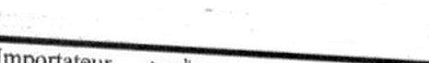
#> input picture back_EMP/ocr_debug_crops/20260515_164849/header_cell_exportateur_nom.png, 429 x 63 px
$ python -i register_service.py   (imports and definitions only)
#> lines starting #> are read from the running program, lines starting #| are printed output that depends on the picture; after the words box and inside, x2 and y2 are one past the last pixel; in counts of white or black regions, pixels touching at a corner belong together
"""Document registration stage for template-aligned OCR."""

from __future__ import annotations

import cv2
import numpy as np


def _order_points(pts: np.ndarray) -> np.ndarray:
    rect = np.zeros((4, 2), dtype="float32")
    s = pts.sum(axis=1)
    rect[0] = pts[np.argmin(s)]  # top-left
    rect[2] = pts[np.argmax(s)]  # bottom-right
    diff = np.diff(pts, axis=1)
    rect[1] = pts[np.argmin(diff)]  # top-right
    rect[3] = pts[np.argmax(diff)]  # bottom-left
    return rect


def _find_document_quad(img: np.ndarray) -> np.ndarray | None:
    gray = cv2.cvtColor(img, cv2.COLOR_BGR2GRAY)
    blur = cv2.GaussianBlur(gray, (5, 5), 0)
    edges = cv2.Canny(blur, 60, 180)
    kernel = cv2.getStructuringElement(cv2.MORPH_RECT, (5, 5))
    edges = cv2.dilate(edges, kernel, iterations=1)

    contours, _ = cv2.findContours(edges, cv2.RETR_EXTERNAL, cv2.CHAIN_APPROX_SIMPLE)
    if not contours:
        return None

    h, w = img.shape[:2]
    min_area = 0.35 * h * w
    best = None
    best_area = 0

    for contour in contours:
        peri = cv2.arcLength(contour, True)
        approx = cv2.approxPolyDP(contour, 0.02 * peri, True)
        area = cv2.contourArea(contour)
        if area < min_area:
            continue

        if len(approx) == 4 and area > best_area:
            best_area = area
            best = approx.reshape(4, 2)

    if best is None:
        return None

    return _order_points(best.astype("float32"))


def register_page(img: np.ndarray) -> tuple[np.ndarray, dict]:
    """Project page to a stable rectangle when a page quad is found.

    Returns:
        aligned_img: page image (warped if registration succeeded, original otherwise)
        metadata: registration info for observability
    """
    if img is None or (hasattr(img, "size") and img.size == 0):
        return img, {"registered": False, "reason": "empty_image"}

    h, w = img.shape[:2]
    image_area = float(h * w) if h and w else 0.0

    quad = _find_document_quad(img)
    if quad is None:
        return img, {"registered": False, "reason": "quad_not_found", "geometry_confidence": 0.25}

    (tl, tr, br, bl) = quad
    width_a = np.linalg.norm(br - bl)
    width_b = np.linalg.norm(tr - tl)
    max_width = int(max(width_a, width_b))

    height_a = np.linalg.norm(tr - br)
    height_b = np.linalg.norm(tl - bl)
    max_height = int(max(height_a, height_b))

    if max_width < 100 or max_height < 100:
        return img, {"registered": False, "reason": "invalid_warp_size", "geometry_confidence": 0.2}

    destination = np.array(
        [[0, 0], [max_width - 1, 0], [max_width - 1, max_height - 1], [0, max_height - 1]],
        dtype="float32",
    )
    matrix = cv2.getPerspectiveTransform(quad, destination)
    warped = cv2.warpPerspective(
        img,
        matrix,
        (max_width, max_height),
        flags=cv2.INTER_CUBIC,
        borderMode=cv2.BORDER_REPLICATE,
    )

    quad_area = float(cv2.contourArea(quad.astype(np.float32)))
    area_ratio = (quad_area / image_area) if image_area else 0.0
    geometry_confidence = max(0.0, min(1.0, 0.35 + (0.65 * min(1.0, area_ratio))))

    return warped, {
        "registered": True,
        "quad": quad.tolist(),
        "output_size": {"width": int(max_width), "height": int(max_height)},
        "area_ratio": round(area_ratio, 4),
        "geometry_confidence": round(geometry_confidence, 4),
    }

>>> import cv2
>>> picture = cv2.imread('../../../ocr_debug_crops/20260515_164849/header_cell_exportateur_nom.png')
#> picture is the input picture: shape (63, 429, 3); min 0, max 255, mean 228.4
>>> result = register_page(picture)
#> in _find_document_quad, `blur = cv2.GaussianBlur(gray, (5, 5), 0)`:
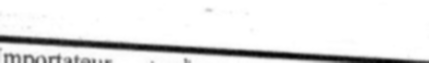
#> blur: shape (63, 429); min 3, max 255, mean 228.4
#> in _find_document_quad, `edges = cv2.Canny(blur, 60, 180)`:
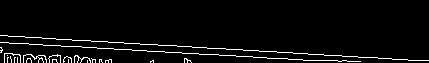
#> edges: shape (63, 429); 4.1% white in thin lines or dots, all inside (x1, y1, x2, y2) = (0, 35, 429, 63)
#> in _find_document_quad, `edges = cv2.dilate(edges, kernel, iterations=1)`:
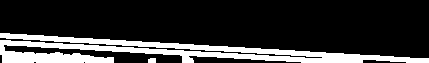
#> edges: shape (63, 429); 19.5% white; 2 white regions
#> in _find_document_quad, `contours, _ = cv2.findContours(edges, cv2.RETR_EXTERNAL, cv2.CHAIN_APP..`: contours = 2 contours; box (x1, y1, x2, y2) and area: (0, 33, 429, 63) 4354, (148, 58, 156, 63) 26
#> the loop in _find_document_quad, `for contour in contours:` made 2 passes
#> (peri, area) on pass 1: (21.41, 26.5)
#> (peri, approx, area) on pass 2: (1829.7, [[0, 33], [428, 62]], 4354)
#> after the loop in _find_document_quad, `for contour in contours:`: best_area = 0
